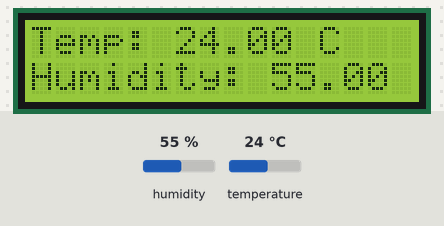
Simulated run of this sketch. Board: Arduino Uno, built with avr-gcc and run on an emulated ATmega328P. Shown: 16×2 character LCD. The inputs (shaded band) are chosen by the test bench; at power-on: humidity 55 %, temperature 24 °C.

Above: at 3.2 s.
3.3 s: humidity set to 22 %
At 5.3 s:
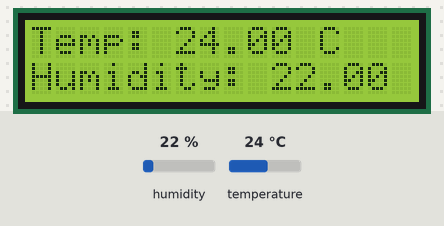
6.0 s: temperature set to 12 °C
At 7.1 s:
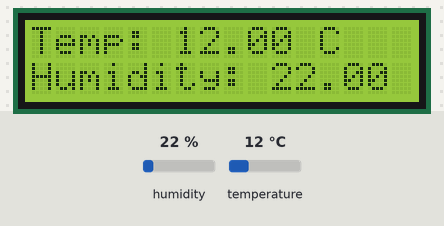
8.7 s: humidity set to 40 %
At 11.4 s:
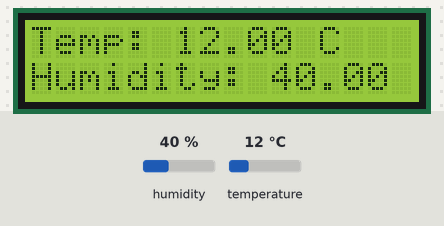
11.7 s: temperature set to 19 °C
At 13.4 s:
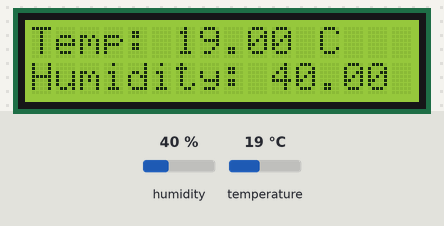
Timing chart, 0 to 14.9 s (numbered marks = the images above; inputs shaded):
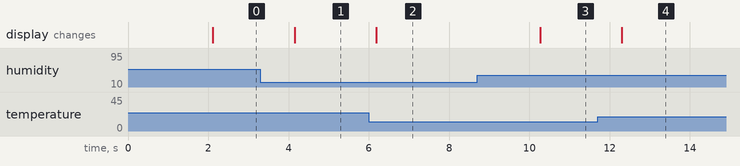

Measured:
- after the input at 3.3 s, the display: changes after 0.85 s (image 1)
- after the input at 6.0 s, the display: changes after 0.19 s (image 2)
- after the input at 8.7 s, the display: changes after 1.6 s (image 3)
- after the input at 11.7 s, the display: changes after 0.60 s (image 4)

The sketch:

sketch.ino
```cpp
#include <DHT.h>
#include <Wire.h>
#include <LiquidCrystal_I2C.h>

// Define the pin for DHT sensor
#define DHTPIN 7           // Pin where the DHT22 is connected
#define DHTTYPE DHT22      // Specify DHT22 sensor

// Initialize DHT sensor
DHT dht(DHTPIN, DHTTYPE);

// Initialize LCD (I2C address 0x27 is common)
LiquidCrystal_I2C lcd(0x27, 16, 2);  // 16 columns, 2 rows

void setup() {
  // Start the serial monitor (optional, for debugging)
  Serial.begin(9600);

  // Initialize the DHT sensor
  dht.begin();

  // Initialize the LCD
  lcd.begin(16, 2);
  lcd.setCursor(0, 0);
  lcd.print("Weather Report");
  delay(2000);  // Wait for 2 seconds before starting to display data
}

void loop() {
  // Reading temperature and humidity from DHT22 sensor
  float temperature = dht.readTemperature();  // Read temperature in Celsius
  float humidity = dht.readHumidity();        // Read humidity in percentage

  // Check if any read failed
  if (isnan(temperature) || isnan(humidity)) {
    lcd.clear();
    lcd.setCursor(0, 0);
    lcd.print("Failed to read");
    lcd.setCursor(0, 1);
    lcd.print("sensor data");
    return;
  }

  // Display temperature and humidity on LCD
  lcd.clear();
  lcd.setCursor(0, 0);
  lcd.print("Temp: " + String(temperature) + " C");
  lcd.setCursor(0, 1);
  lcd.print("Humidity: " + String(humidity) + " %");

  // Wait for a while before the next update
  delay(2000);
}
```
